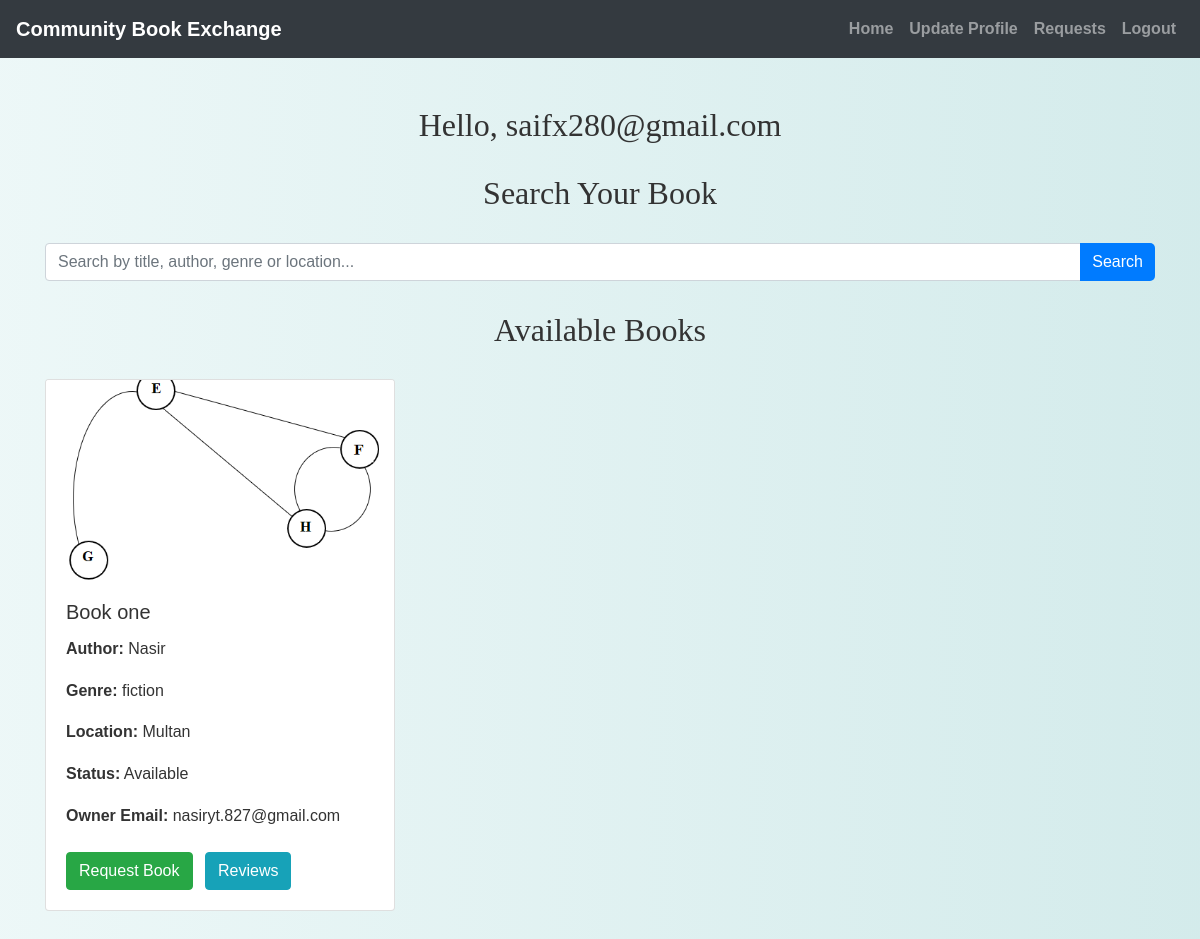
The app's page /borrower/borrower_dashboard.php (signed in) with its own data.
### tables this page shows
CREATE TABLE `books` (
  `id` int(11) NOT NULL,
  `user_id` int(11) NOT NULL,
  `picture` varchar(255) DEFAULT NULL,
  `title` varchar(255) NOT NULL,
  `author` varchar(255) NOT NULL,
  `genre` varchar(100) NOT NULL,
  `condition` varchar(50) NOT NULL,
  `location` varchar(255) DEFAULT NULL,
  `status` enum('Available','Lent Out','Reserved') DEFAULT 'Available',
  `description` text DEFAULT NULL,
  `created_at` datetime DEFAULT current_timestamp()
);

CREATE TABLE `users` (
  `id` int(11) NOT NULL,
  `username` varchar(50) NOT NULL,
  `password` varchar(255) NOT NULL,
  `email` varchar(100) NOT NULL,
  `phone` varchar(20) NOT NULL,
  `age` int(11) DEFAULT NULL,
  `bio` text DEFAULT NULL,
  `user_type` varchar(50) DEFAULT NULL,
  `profile_picture` varchar(255) DEFAULT NULL
);

### borrower/borrower_dashboard.php (the view, shortened to what this page needs)
<?php
include('config.php');
$user_id = $_SESSION["id"];
$search = "";
$filter_sql = "";
$sql = "SELECT b.id, b.title, b.author, b.genre, b.picture, b.location, b.status, u.email
        FROM books b
        JOIN users u ON b.user_id = u.id
        WHERE b.user_id != ? AND b.status = 'Available' $filter_sql
        ORDER BY b.created_at DESC";
$stmt = mysqli_prepare($conn, $sql);
if (!empty($filter_sql)) {
    mysqli_stmt_bind_param($stmt, "issss", $user_id, $like, $like, $like, $like);
} else {
    mysqli_stmt_bind_param($stmt, "i", $user_id);
}
mysqli_stmt_execute($stmt);
$result = mysqli_stmt_get_result($stmt);
?>
<!DOCTYPE html>
<html>
<head>
    <link rel="stylesheet" href="https://maxcdn.bootstrapcdn.com/bootstrap/4.5.2/css/bootstrap.min.css">
    <link rel="stylesheet" href="./css/style.css">
</head>
<body>
<?php include('navbar.php'); ?>
<div class="container mt-5">
    <h2 class="mb-4">Hello, <?php echo htmlspecialchars($_SESSION["email"]); ?></h2>
        <h2>Search Your Book</h2>
<form method="GET" class="search-form mb-4">
        <div class="input-group">
            <input type="text" name="search" class="form-control" placeholder="Search by title, author, genre or location..." value="<?= htmlspecialchars($search) ?>">
            <div class="input-group-append">
                <button type="submit" class="btn btn-primary">Search</button>
            </div>
        </div>
    </form>
    <?php if (mysqli_num_rows($result) > 0): ?>
        <h2>Available Books</h2>
        <div class="row">
            <?php while ($row = mysqli_fetch_assoc($result)): ?>
                <div class="col-md-4 mb-4">
                    <div class="card h-100">
                        <?php if (!empty($row['picture']) && file_exists("../owner/" . $row['picture'])): ?>
                            <img src="<?php echo "../owner/" . htmlspecialchars($row['picture']); ?>" class="card-img-top" style="height: 200px; object-fit: cover;" alt="Book Image">
                        <?php endif; ?>
                        <div class="card-body">
                            <h5 class="card-title"><?php echo htmlspecialchars($row['title']); ?></h5>
                            <p><strong>Author:</strong> <?php echo htmlspecialchars($row['author']); ?></p>
                            <p><strong>Genre:</strong> <?php echo htmlspecialchars($row['genre']); ?></p>
                            <p><strong>Location:</strong> <?php echo htmlspecialchars($row['location']); ?></p>
                            <p><strong>Status:</strong> <?php echo htmlspecialchars($row['status']); ?></p>
                            <p><strong>Owner Email:</strong> <?php echo htmlspecialchars($row['email']); ?></p>
                            <a href="request_book.php?book_id=<?php echo $row['id']; ?>" class="btn btn-success mt-2">Request Book</a>
                            <a href="reviews.php?book_id=<?php echo $row['id']; ?>" class="btn btn-info mt-2 ml-2">Reviews</a>
                        </div>
                    </div>
                </div>
            <?php endwhile; ?>
        </div>
    <?php else: ?>
        <div class="alert alert-info">No available books found matching your search.</div>
    <?php endif; ?>
</div>
</body>
</html>

### borrower/css/style.css (style rules this page uses)
body { background: linear-gradient(90deg, rgba(233, 246, 246, 0.831), rgba(207, 233, 233, 0.9)); font-family: 'Arial', sans-serif; color: #333; line-height: 1.6; }
h1, h2, h3, h4 { text-align: center; margin-top: 30px; margin-bottom: 30px; font-family: 'Georgia', serif; }
.container { margin-bottom: 40px; }
.btn-primary { color: #fff; border: none; border-radius: 5px; cursor: pointer; transition: background-color 0.3s ease; }
a { color: #006666; text-decoration: none; font-weight: bold; }

### records on screen
books: picture (picture), title "Book one", author "Nasir", genre "fiction", location "Multan", status "Available", user.email "nasiryt.827@gmail.com"

### other values on screen
$_SESSION["email"] "saifx280@gmail.com"
